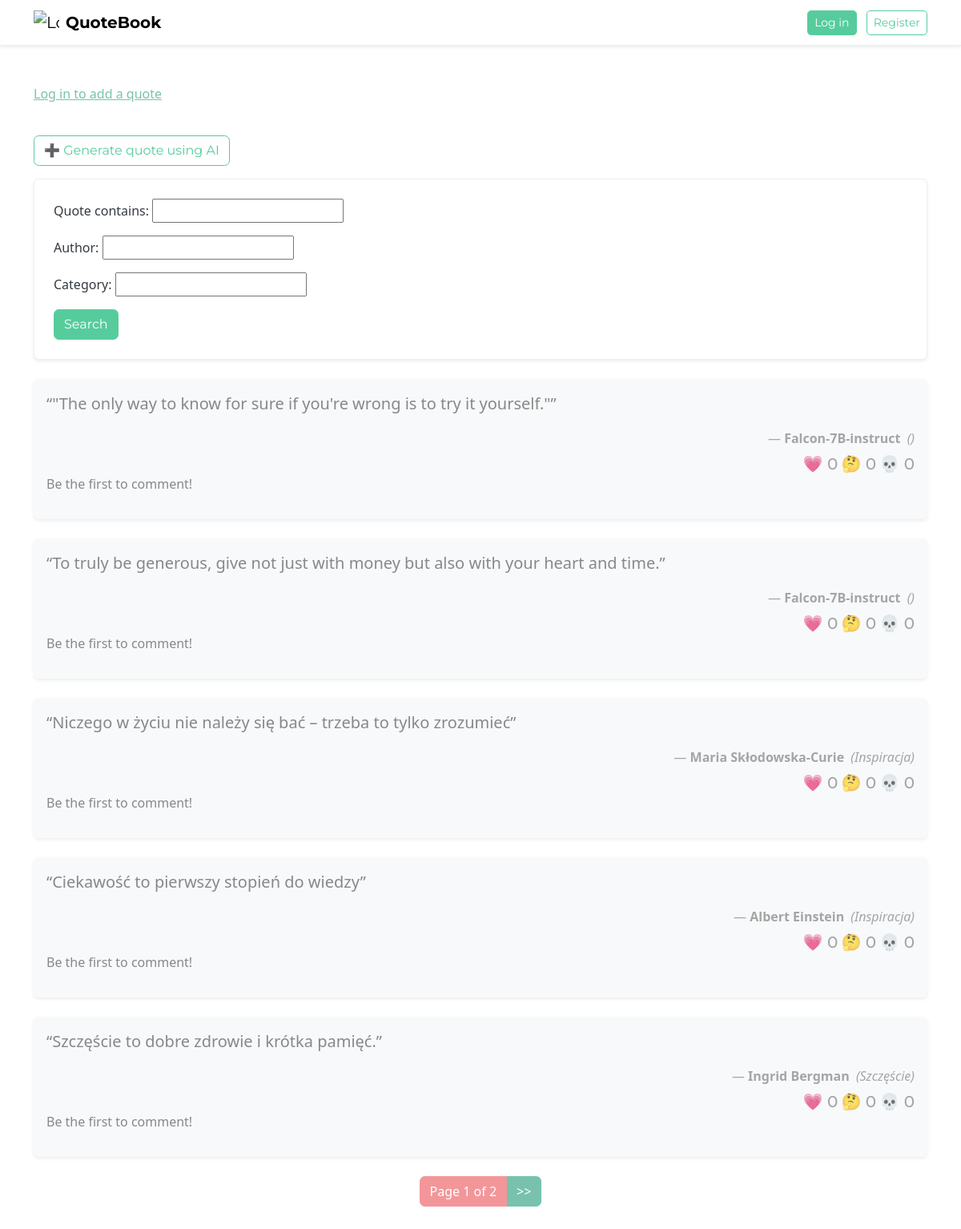
The app's page /, older data.
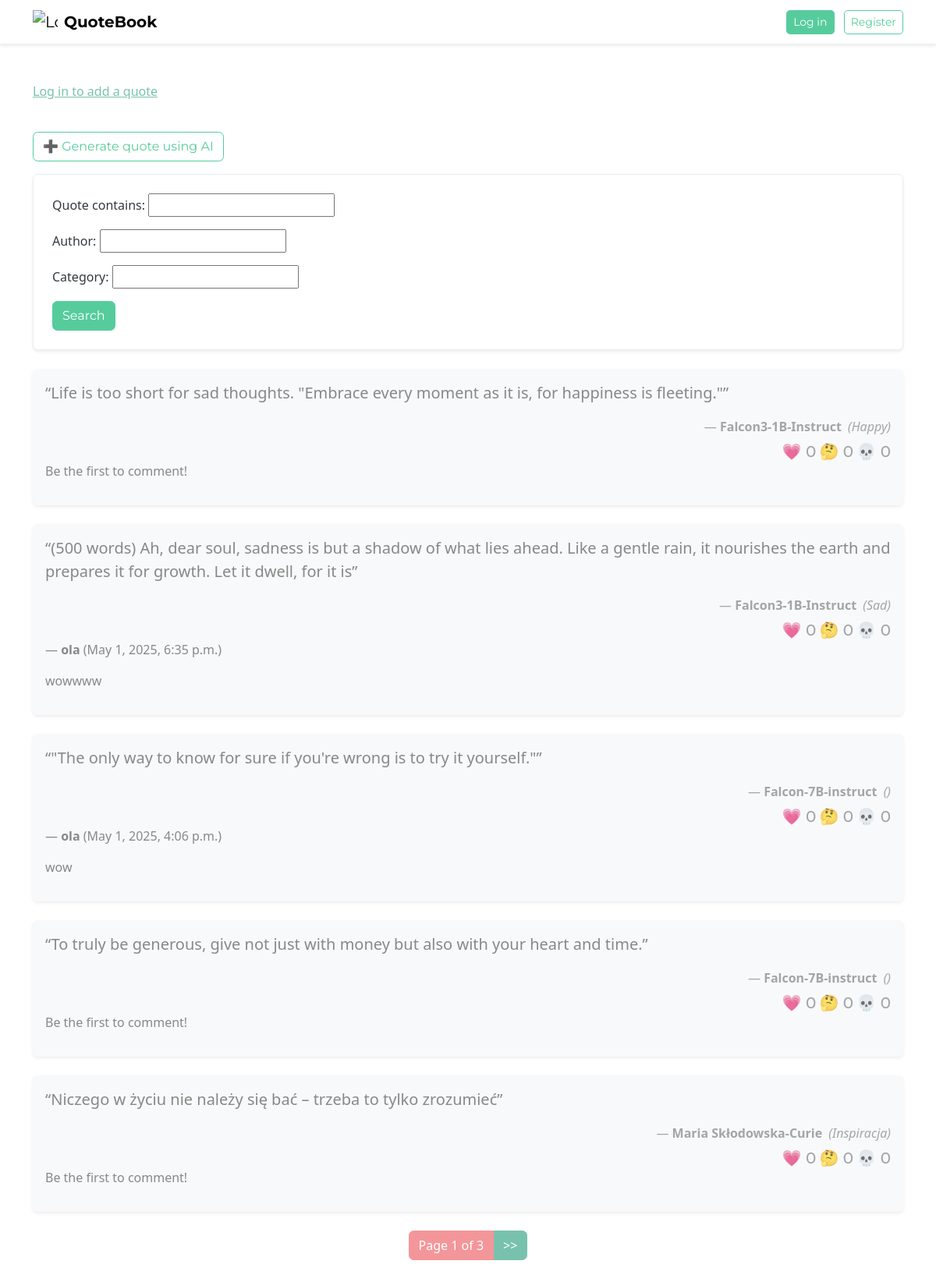
The same page, newer data.
### quote/models.py (models this page shows, shortened)
class Quote(models.Model):
    author = models.CharField(max_length=100)
    text = models.TextField()
    category = models.CharField(max_length=50, blank=True)
    user = models.ForeignKey(User, on_delete=models.CASCADE)
    @property
    def vote_counts(self):
        return {
            vote_type.label: self.votes.filter(typ=vote_type).count()
            for vote_type in VoteType
        }

class Comment(models.Model):
    quote = models.ForeignKey(Quote, on_delete=models.CASCADE, related_name='comments')
    user = models.ForeignKey(User, on_delete=models.CASCADE)
    content = models.TextField()
    created_at = models.DateTimeField(auto_now_add=True)

### quote/views.py (the view)
# urls.py: 2. Add a URL to urlpatterns:  path('', views.home, name='home')
def home(request):
    quotes = Quote.objects.all().order_by('-id')
    comments = []
    for quote in quotes:
        comments.append(quote.comments.all())
    search_form = QuoteSearchForm(request.GET)
    if search_form.is_valid():
        filter_text = search_form.cleaned_data.get('text', None)
        filter_author = search_form.cleaned_data.get('author', None)
        filter_category = search_form.cleaned_data.get('category', None)
        if filter_text:
            quotes = quotes.filter(text__icontains=filter_text)
        if filter_author:
            quotes = quotes.filter(author__icontains=filter_author)
        if filter_category:
            quotes = quotes.filter(category__icontains=filter_category)
    paginator = Paginator(quotes, 5)
    page_number = request.GET.get('page', 1)
    page_obj = paginator.get_page(page_number)
    context = {
        'quotes': page_obj,
        'search_form': search_form,
        'comments': comments,
    }
    return render(request, 'quote/home.html', context)

### quote/forms.py
class QuoteSearchForm(forms.Form):
    text = forms.CharField(max_length=100, required=False, label='Quote contains')
    author = forms.CharField(max_length=100, required=False, label='Author')
    category = forms.CharField(max_length=50, required=False, label='Category')

### quote/templatetags/custom_tags.py (called while the page is built)
@register.simple_tag(takes_context=True)
def url_replace(context, **kwargs):
    query_params = context['request'].GET.copy()
    for key, value in kwargs.items():
        query_params[key] = value
    query_dict = {k: v for k, v in query_params.items() if v}
    return urlencode(query_dict)

### quote/templates/quote/home.html (shortened to what the changed rows need)
{% load custom_tags %}
<!DOCTYPE html>
<html lang="en">
<head>
    <link rel="stylesheet" href="https://cdn.jsdelivr.net/npm/bootswatch@5.3.3/dist/minty/bootstrap.min.css">
</head>
<body class="bg-body text-dark">
<div class="container py-4">
    <br>
    {% for quote in quotes %}
        <div class="card mb-4 border-0 shadow-sm bg-light">
            <div class="card-body">
                <blockquote class="blockquote fs-5 mb-3">“{{ quote.text }}”</blockquote>
                <p class="mb-0 text-end text-muted">
                    — <strong>{{ quote.author }}</strong>
                    <em class="ms-1">({{ quote.category }})</em>
                </p>
                <div class="mb-0 mt-2 text-end text-muted quote-vote-counts">
                    <a onclick="applyVote({{quote.id}}, 'HR')" href="javascript:void(0);"
                    class="mb-0 text-end h5 {% if not request.user.is_authenticated %} nohover{% endif %}"
                    id="heart-count-{{quote.id}}">💗 {{ quote.vote_counts.Heart }}</a>
                    <a onclick="applyVote({{quote.id}}, 'CR')" href="javascript:void(0);"
                    class="mb-0 text-end h5 {% if not request.user.is_authenticated %} nohover{% endif %}"
                    id="curious-count-{{quote.id}}">🤔 {{ quote.vote_counts.Curious }}</a>
                    <a onclick="applyVote({{quote.id}}, 'SK')" href="javascript:void(0);"
                    class="mb-0 text-end h5 {% if not request.user.is_authenticated %} nohover{% endif %}"
                    id="skull-count-{{quote.id}}">💀 {{ quote.vote_counts.Skull }}</a>
                </div>
                {% with iteration=forloop.counter0 %}
                {% for commentArr in comments %}
                    {% if forloop.counter0 == iteration %}
                    {% for comment in commentArr %}
                        <p>— <strong>{{ comment.user }}</strong> ({{ comment.created_at }})</p>
                        <blockquote>{{ comment.content }}</blockquote>
                    {% empty %}
                        <p>Be the first to comment!</p>
                    {% endfor %}
                    {% endif %}
                {% endfor %}
                {% endwith %}
            </div>
        </div>
    {% empty %}
        <p>No quotes to display.</p>
    {% endfor %}
    <nav class="mt-4">
        <ul class="pagination justify-content-center">
            <li class="page-item active">
                <span class="page-link">
                    Page {{ quotes.number }} of {{ quotes.paginator.num_pages }}
                </span>
            </li>
        </ul>
    </nav>
</div>
</body>
</html>

Row changes from the older to the newer data that the page shows:
no longer on this page (row unchanged): Quote: text "Ciekawość to pierwszy stopień do wiedzy", author "Albert Einstein", category "Inspiracja", vote_counts.Heart "0", vote_counts.Curious "0", vote_counts.Skull "0"
no longer on this page (row unchanged): Quote: text "Szczęście to dobre zdrowie i krótka pamięć.", author "Ingrid Bergman", category "Szczęście", vote_counts.Heart "0", vote_counts.Curious "0", vote_counts.Skull "0"
added Quote: text "Life is too short for sad thoughts. \"Embrace every moment as it is, for happiness is fleeting.\"", author "Falcon3-1B-Instruct", category "Happy", vote_counts.Heart "0", vote_counts.Curious "0", vote_counts.Skull "0"
added Quote: text "(500 words) Ah, dear soul, sadness is but a shadow of what lies ahead. Like a gentle rain, it nourishes the earth and prepares it for growth. Let it dwell, for it is", author "Falcon3-1B-Instruct", category "Sad", vote_counts.Heart "0", vote_counts.Curious "0", vote_counts.Skull "0"
added Comment: user "ola", created_at "May 1, 2025, 6:35 p.m.", content "wowwww"
added Comment: user "ola", created_at "May 1, 2025, 4:06 p.m.", content "wow", shown under Quote "\"The only way to know for sure if you're wrong is to try it yourself.\""
Text that changed along with them:
{{ quotes.paginator.num_pages }}: "2" → "3"
list line gone: "Be the first to comment!"
